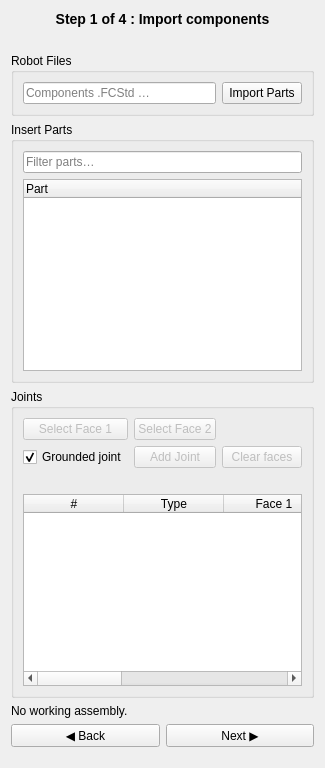
<?xml version="1.0" encoding="UTF-8"?>
<ui version="4.0">
 <class>DefineRobotPanel</class>
 <widget class="QWidget" name="DefineRobotPanel">
  <property name="windowTitle">
   <string>Define Robot</string>
  </property>
  <layout class="QVBoxLayout" name="rootLayout">
    <item>
    <widget class="QLabel" name="stepHeader">
      <property name="text"><string>Step 1 of 4 : Import components</string></property>
      <property name="textFormat"><enum>Qt::RichText</enum></property>
      <property name="alignment"><set>Qt::AlignHCenter|Qt::AlignVCenter</set></property>
      <property name="styleSheet"><string>font-size:14px; font-weight:bold;</string></property>
    </widget>
    </item>
    <item>
    <widget class="QLabel" name="guidanceLabel">
    <property name="text"><string/></property>
    <property name="textFormat"><enum>Qt::RichText</enum></property>
    <property name="wordWrap"><bool>true</bool></property>
    </widget>
    </item>
   <item>
    <widget class="QGroupBox" name="filesGroup">
     <property name="title">
      <string>Robot Files</string>
     </property>
     <layout class="QGridLayout" name="filesLayout">
      <item row="0" column="0">
       <widget class="QLineEdit" name="importPartsEdit">
        <property name="readOnly">
         <bool>true</bool>
        </property>
        <property name="placeholderText">
         <string>Components .FCStd …</string>
        </property>
       </widget>
      </item>
      <item row="0" column="1">
       <widget class="QPushButton" name="importPartsButton">
        <property name="text">
         <string>Import Parts</string>
        </property>
        <property name="toolTip">
         <string>Select the FCStd file that contains the robot components</string>
        </property>
       </widget>
      </item>
     </layout>
    </widget>
   </item>
   
   <item>
    <widget class="QGroupBox" name="partsGroup">
      <property name="title"><string>Insert Parts</string></property>
      <layout class="QVBoxLayout" name="partsLayout">
      <item>
        <widget class="QLineEdit" name="partsFilterEdit">
        <property name="clearButtonEnabled"><bool>true</bool></property>
        <property name="placeholderText"><string>Filter parts…</string></property>
        </widget>
      </item>
      <item>
        <widget class="QTreeWidget" name="partsList">
          <property name="alternatingRowColors"><bool>true</bool></property>
          <property name="toolTip"><string>Click a part to insert it into the assembly</string></property>
          <column><property name="text"><string>Part</string></property></column>
          <attribute name="headerHidden"><bool>true</bool></attribute>
        </widget>
      </item>
      </layout>
    </widget>
    </item>
   <item>
    <widget class="QGroupBox" name="jointsGroup">
     <property name="title">
      <string>Joints</string>
     </property>
     <layout class="QGridLayout" name="jointsLayout">
      <item row="0" column="0">
       <widget class="QPushButton" name="selectFace1Button">
        <property name="enabled">
         <bool>false</bool>
        </property>
        <property name="text">
         <string>Select Face 1</string>
        </property>
        <property name="toolTip">
         <string>Pick a mating face on first link</string>
        </property>
       </widget>
      </item>
      <item row="0" column="1">
       <widget class="QPushButton" name="selectFace2Button">
        <property name="enabled">
         <bool>false</bool>
        </property>
        <property name="text">
         <string>Select Face 2</string>
        </property>
        <property name="toolTip">
         <string>Pick a mating face on second link</string>
        </property>
       </widget>
      </item>
      <item row="1" column="0">
       <widget class="QCheckBox" name="groundedJointCheck">
        <property name="text">
         <string>Grounded joint</string>
        </property>
        <property name="checked">
         <bool>true</bool>
        </property>
        <property name="toolTip">
         <string>Add the selected link as the fixed base</string>
        </property>
       </widget>
      </item>
      <item row="1" column="1">
       <widget class="QPushButton" name="addJointButton">
        <property name="enabled">
         <bool>false</bool>
        </property>
        <property name="text">
         <string>Add Joint</string>
        </property>
        <property name="toolTip">
         <string>Create the joint from the picked face(s)</string>
        </property>
       </widget>
      </item>
      <item row="1" column="2">
        <widget class="QPushButton" name="clearFacesButton">
        <property name="enabled"><bool>false</bool></property>
        <property name="text"><string>Clear faces</string></property>
        <property name="toolTip">
         <string>Discard the current face picks</string>
        </property>
        </widget>
       </item>
       <item row="2" column="0" colspan="3">
        <widget class="QLabel" name="pendingFacesLabel">
        <property name="text"><string/></property>
        <property name="textFormat"><enum>Qt::RichText</enum></property>
        <property name="wordWrap"><bool>true</bool></property>
        
        </widget>
      </item>
      <item row="3" column="0" colspan="3">
       <widget class="QTableWidget" name="jointsTable">
        <property name="sizePolicy">
          <sizepolicy hsizetype="Expanding" vsizetype="Preferred">
          <horstretch>0</horstretch>
          <verstretch>0</verstretch>
          </sizepolicy>
        </property>
        <property name="editTriggers">
         <set>QAbstractItemView::NoEditTriggers</set>
        </property>
        <property name="selectionBehavior">
         <enum>QAbstractItemView::SelectRows</enum>
        </property>
        <column>
         <property name="text">
          <string>#</string>
         </property>
        </column>
        <column>
         <property name="text">
          <string>Type</string>
         </property>
        </column>
        <column>
         <property name="text">
          <string>Face 1</string>
         </property>
        </column>
        <column>
         <property name="text">
          <string>Face 2</string>
         </property>
        </column>
        <column>
         <property name="text">
          <string>Flip</string>
         </property>
        </column>
        <column>
          <property name="text">
          <string>Action</string>
          </property>
        </column>
       </widget>
      </item>
     </layout>
    </widget>
   </item>
   <item>
    <widget class="QLabel" name="statusLabel">
     <property name="text">
      <string>No working assembly.</string>
     </property>
    </widget>
   </item>
   <item>
    <layout class="QHBoxLayout" name="navLayout">
    <item>
      <widget class="QPushButton" name="backButton">
        <property name="text">
          <string>◀ Back</string>
        </property>
        <property name="toolTip">
         <string>Previous step</string>
        </property>
      </widget>
    </item>
    <item>
        <widget class="QPushButton" name="nextButton">
          <property name="text">
            <string>Next ▶</string>
          </property>
          <property name="toolTip">
            <string>Next step</string>
          </property>
        </widget>
    </item>
    </layout>
   </item>
   <item>
    <spacer name="verticalSpacer">
     <property name="orientation">
      <enum>Qt::Vertical</enum>
     </property>
     <property name="sizeHint" stdset="0">
      <size>
       <width>20</width>
       <height>10</height>
      </size>
     </property>
    </spacer>
   </item>
  </layout>
 </widget>
 <resources/>
 <connections/>
</ui>
